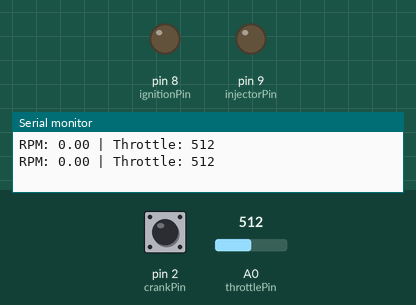
This sketch was run on a simulated Arduino Uno, built with avr-gcc and run on an emulated ATmega328P. Shown: output pins drawn as LEDs (lit = HIGH), the last lines printed to the serial monitor. The inputs (shaded band) are chosen by the test bench; at power-on: pin 2 (crankPin) LOW, A0 (throttlePin) = 512.

Above: at 2.8 s.
2.9 s: pin 2 (crankPin) driven HIGH
At 3.15 s:
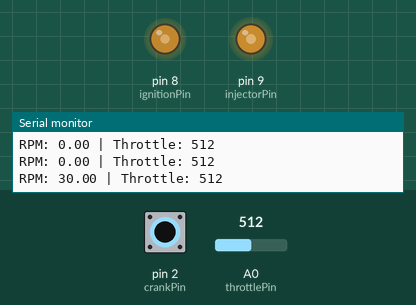
At 4.03 s:
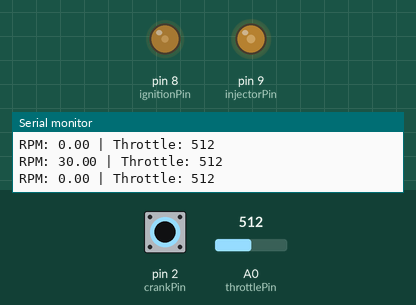
6.4 s: pin 2 (crankPin) pulsed LOW 5 times (0.12 s each, 0.3 s apart)
Timing chart, 0 to 10.6 s (numbered marks = the images above; inputs shaded):
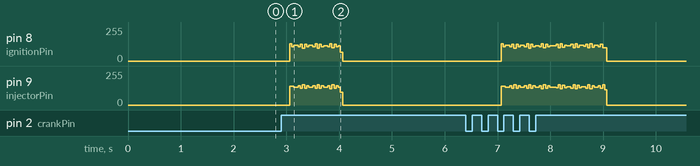

The sketch:

main.ino
```cpp
//Assumptions
//Crank sensor: 2 pulses per revolution
//Throttle: Analog input using a potentiometer
//Ignition: Digital pulse based on RPM
//Fuel injection: Simulated with pulse width based on RPM and throttl

//Wiring
//Hall sensor D2
//Ignition LED D8
//Injector LED D9 (PWM)
//Potentiometer A0

// Pins
const int crankPin = 2;       // Interrupt pin for RPM sensor
const int ignitionPin = 8;    // Simulated spark output
const int injectorPin = 9;    // Simulated fuel injector (PWM-capable)
const int throttlePin = A0;   // Throttle position (potentiometer)

// Variables
volatile int pulseCount = 0;
unsigned long lastRPMCheck = 0;
float rpm = 0;

void setup() {
  pinMode(ignitionPin, OUTPUT);
  pinMode(injectorPin, OUTPUT);
  attachInterrupt(digitalPinToInterrupt(crankPin), countPulse, RISING);
  Serial.begin(9600);
}

void loop() {
  unsigned long now = millis();

  // Calculate RPM every 1 second
  if (now - lastRPMCheck >= 1000) {
    rpm = pulseCount * 30.0; // 2 pulses per revolution → 60 / 2 = 30
    pulseCount = 0;
    lastRPMCheck = now;
    Serial.print("RPM: "); Serial.print(rpm);
    Serial.print(" | Throttle: "); Serial.println(analogRead(throttlePin));
  }

  // Simulate ignition at RPM > 0
  if (rpm > 0) {
    triggerIgnition();
    injectFuel();
  }
}

// Interrupt: counts crankshaft pulses
void countPulse() {
  pulseCount++;
}

// Simulate spark output
void triggerIgnition() {
  digitalWrite(ignitionPin, HIGH);
  delay(5);
  digitalWrite(ignitionPin, LOW);
}

// Simulate fuel injector pulse width based on RPM & throttle
void injectFuel() {
  int throttle = analogRead(throttlePin); // 0–1023
  int pulseWidth = map(throttle, 0, 1023, 2, 10); // Pulse width in ms

  digitalWrite(injectorPin, HIGH);
  delay(pulseWidth);
  digitalWrite(injectorPin, LOW);
}
```
